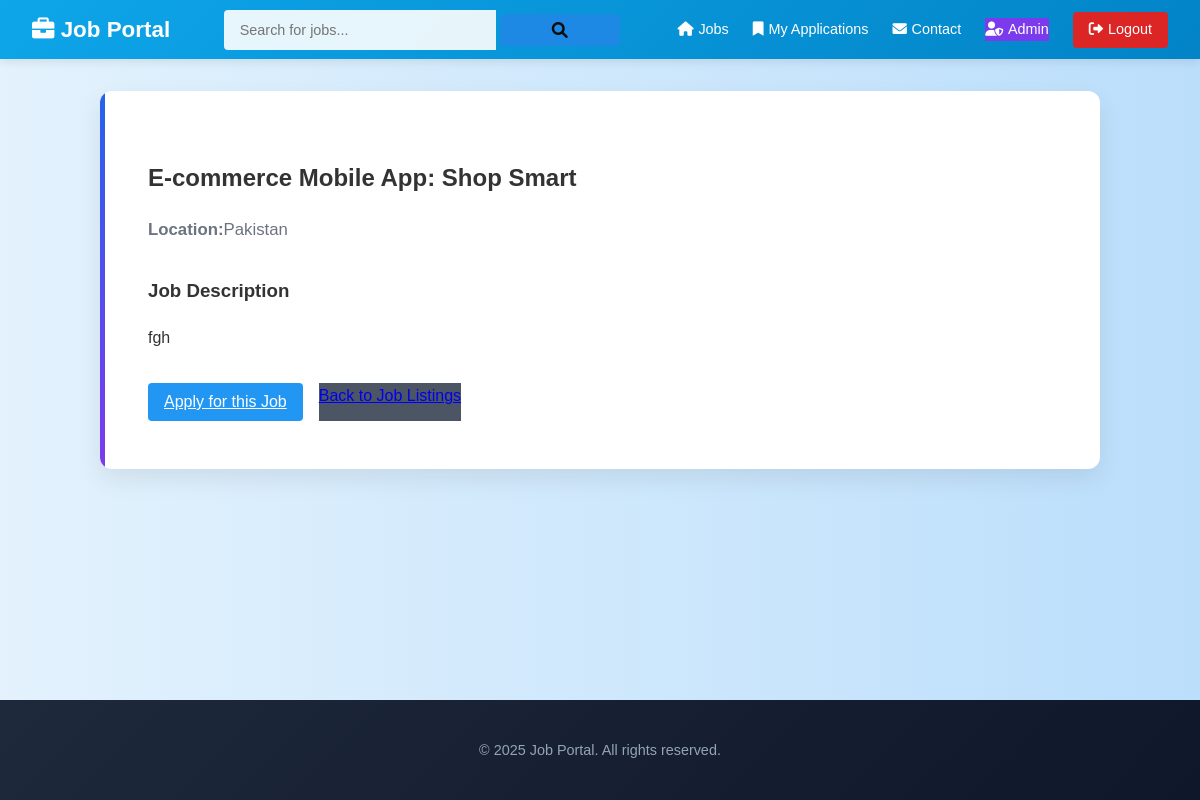
The app's page /job/2/ (signed in) with its own data.
### job_portal/models.py (models this page shows, shortened)
class Job(models.Model):
    title = models.CharField(max_length=255)
    location = models.CharField(max_length=255)
    description = models.TextField()
    created_by = models.ForeignKey(User, on_delete=models.CASCADE, related_name='jobs')
    created_at = models.DateTimeField(auto_now_add=True)
    updated_at = models.DateTimeField(auto_now=True)

### job_portal/views.py (the view)
# urls.py: path('job/<int:job_id>/', views.job_detail, name='job_detail'),
@login_required
def job_detail(request, job_id):
    job = get_object_or_404(Job, id=job_id)
    return render(request, 'job_detail.html', {'job': job})

### job_portal/templates/job_detail.html (shortened to what this page needs)
{% extends 'base.html' %}
{% block content %}
  <div class="job-detail-container">
    <div class="job-detail">
      <h2>{{ job.title }}</h2>
      <p class="location">
        <strong>Location:</strong> {{ job.location }}
      </p>
      <div class="description">
        <h3>Job Description</h3>
        <p>{{ job.description }}</p>
      </div>
      <div class="job-actions">
        <a href="{% url 'apply_job' job.id %}" class="apply-btn">Apply for this Job</a>
        <a href="{% url 'job_list' %}" class="back-btn">Back to Job Listings</a>
      </div>
    </div>
  </div>
{% endblock %}

### job_portal/static/css/style.css (style rules this page uses)
body { font-family: Arial, sans-serif; margin: 0; padding: 0; box-sizing: border-box; background: linear-gradient(to right, #e3f2fd, #bbdefb); color: #333; line-height: 1.6; min-height: 100vh; display: flex; flex-direction: column; }
.apply-btn { padding: 0.4rem 1rem; color: white; border: none; border-radius: 4px; font-weight: 500; cursor: pointer; transition: all 0.3s; background-color: #2196f3; }
.back-btn { background-color: #4b5563; }
.job-actions { display: flex; gap: 10px; margin-top: 15px; }
.job-detail-container { width: 100%; max-width: 1000px; margin: 2rem auto; padding: 0 2rem; }
.job-detail { background: white; border-radius: 12px; box-shadow: 0 10px 25px rgba(0, 0, 0, 0.08); padding: 3rem; position: relative; overflow: hidden; }
.job-detail:before { content: ""; position: absolute; top: 0; left: 0; width: 5px; height: 100%; background: linear-gradient(to bottom, #2563eb, #7c3aed); }
.job-detail .location { display: flex; align-items: center; color: #6b7280; margin-bottom: 2rem; font-size: 1.05rem; }
.job-actions { display: flex; gap: 1rem; margin-top: 2rem; flex-wrap: wrap; }

### records on screen
Job: title "E-commerce Mobile App: Shop Smart", location "Pakistan", description "fgh"
